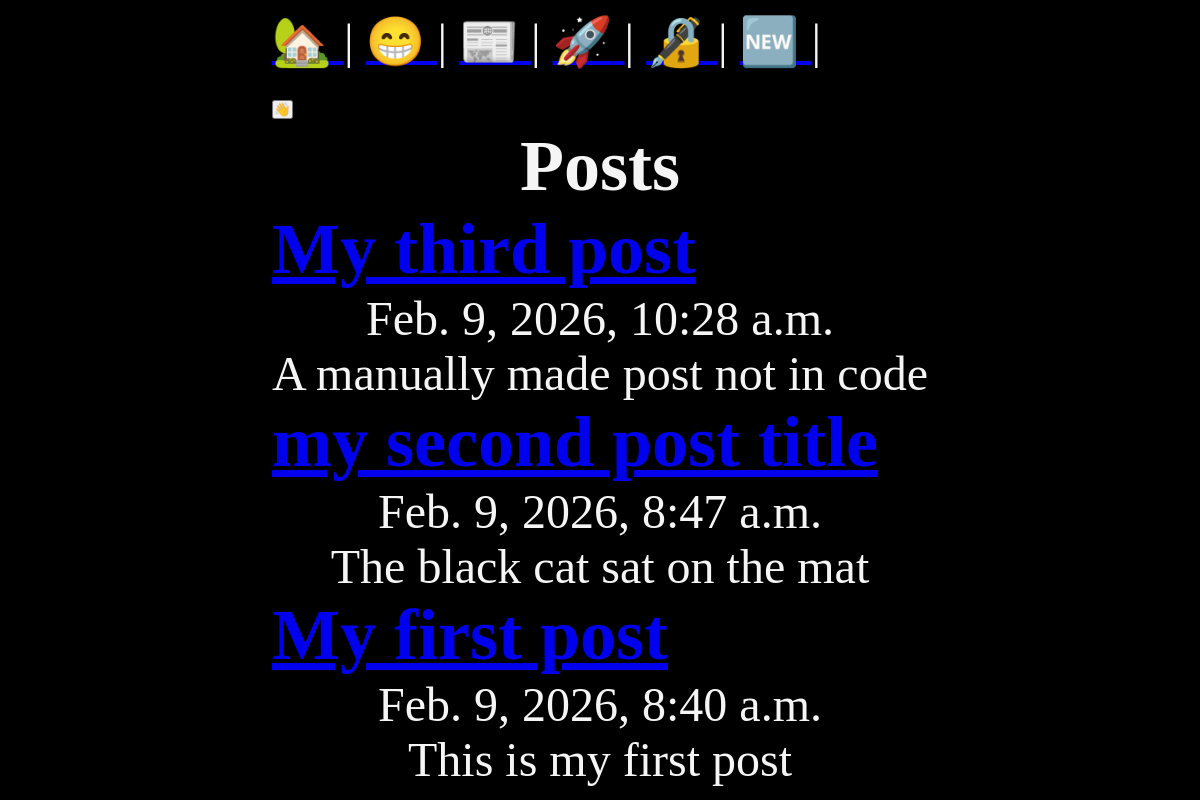
The page /posts/ on the database as committed earlier.
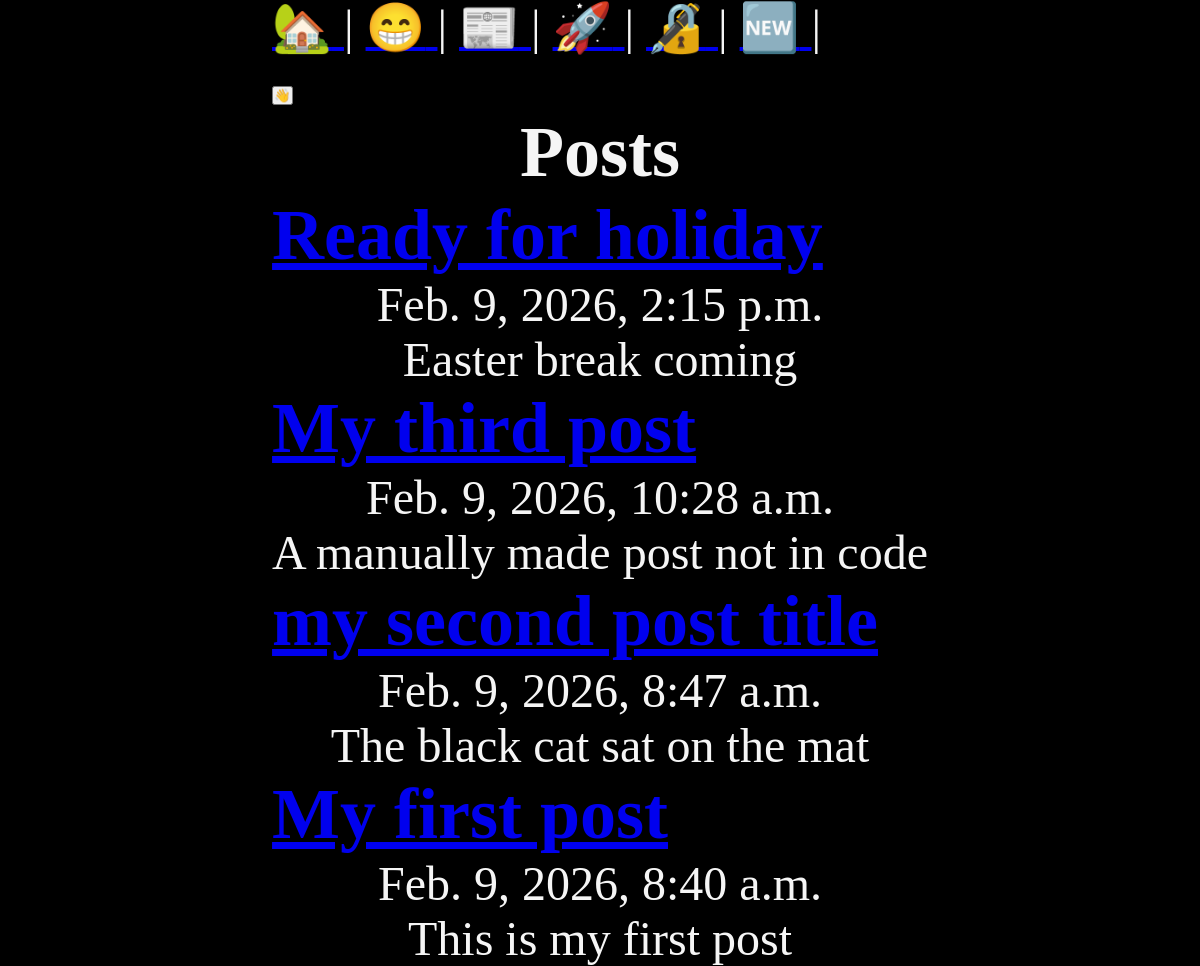
The same page on the database as committed later.
### posts/models.py (models this page shows, shortened)
class Post(models.Model):
    title = models.CharField(max_length=75)
    body = models.TextField()
    slug = models.SlugField()
    date = models.DateTimeField(auto_now_add=True)
    banner = models.ImageField(default='fallback.png', blank=True)

### posts/views.py (the view)
# urls.py: path('', views.posts_list, name='list'),
def posts_list(request):
    posts = Post.objects.all().order_by('-date')
    return render(request,
                  'posts/posts_list.html',
                  {'posts': posts}
                  )

### posts/templates/posts/posts_list.html (shortened to what this page needs)
{% extends 'layout.html' %}
{% block content %}
    <section>
    <h1>Posts</h1>
        {% for post in posts %}
        <article class="post">
            <h2>
                <a href="{% url 'posts:page' slug=post.slug %}">
                    {{ post.title }}
                </a>
            </h2>
            <p>{{ post.date }}</p>
            <p>{{ post.body }}</p>
        </article>
        {% endfor %}
    </section>
{% endblock %}

### templates/layout.html (shortened to what this page needs)
<!DOCTYPE html>
{% load static %}
<html lang="en">
<head>
    <link rel="stylesheet" href="{% static 'css/style.css' %}">
</head>
<body>
    <nav>
        <a href="/">
            <span role="img" aria-label="Home">🏡</span>
        </a> |
        <a href="/about">
            <span role="img" aria-label="About">😁</span>
        </a> |
        <a href="{% url 'posts:list' %}">
            <span role="img" aria-label="Posts">📰</span>
        </a> |
        <a href="{% url 'users:register' %}">
            <span role="img" aria-label="User Registration" title="User Registration">🚀</span>
        </a> |
        <a href="{% url 'users:login' %}">
            <span role="img" aria-label="User Login" title="User Login">🔏</span>
        </a> |
        <a href="{% url 'posts:new-post' %}">
            <span role="img" aria-label="New Post" title="New Post">🆕</span>
        </a> |
        <form class="logout" action="{% url 'users:logout' %}" method="post">
            <button class="logout-button" aria-label="User Logout" title="User Logout">👋</button>
        </form>
    </nav>
    <main>
        {% block content %}
        {% endblock %}
    </main>
</body>
</html>

### static/css/style.css (style rules this page uses)
* { margin: 0; padding: 0; box-sizing: border-box; }
body { min-height: 100vh; display: grid; place-content: center; font-size: 3rem; background-color: black; color: whitesmoke; }
h1, p { text-align: center; }

Rows that differ between the two databases and show on the page:
added Post: title "Ready for holiday", date "Feb. 9, 2026, 2:15 p.m.", body "Easter break coming"
